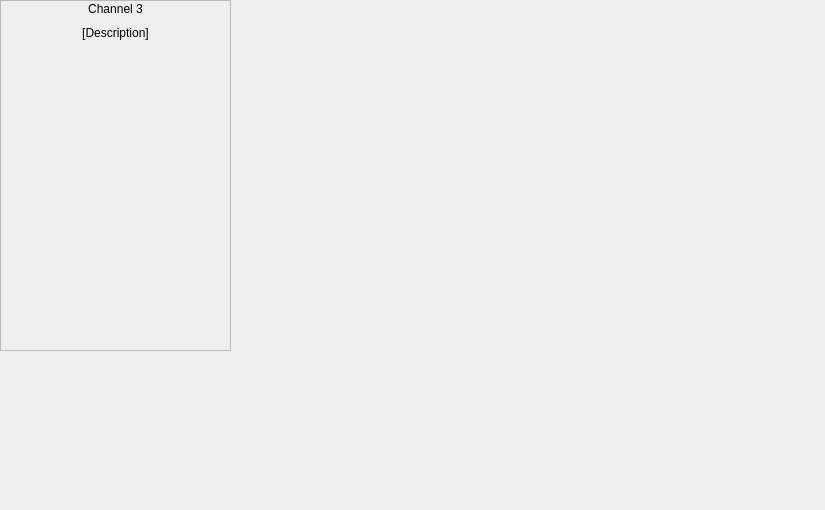
<?xml version="1.0" encoding="UTF-8"?>
<ui version="4.0">
 <class>channel_3</class>
 <widget class="QWidget" name="channel_3">
  <property name="geometry">
   <rect>
    <x>0</x>
    <y>0</y>
    <width>825</width>
    <height>510</height>
   </rect>
  </property>
  <property name="windowTitle">
   <string>Form</string>
  </property>
  <widget class="QFrame" name="frame">
   <property name="geometry">
    <rect>
     <x>0</x>
     <y>0</y>
     <width>231</width>
     <height>351</height>
    </rect>
   </property>
   <property name="frameShape">
    <enum>QFrame::StyledPanel</enum>
   </property>
   <property name="frameShadow">
    <enum>QFrame::Raised</enum>
   </property>
   <widget class="QSplitter" name="splitter">
    <property name="geometry">
     <rect>
      <x>0</x>
      <y>50</y>
      <width>231</width>
      <height>301</height>
     </rect>
    </property>
    <property name="orientation">
     <enum>Qt::Vertical</enum>
    </property>
    <widget class="channel_widget" name="widget" native="true"/>
   </widget>
   <widget class="QWidget" name="layoutWidget">
    <property name="geometry">
     <rect>
      <x>0</x>
      <y>0</y>
      <width>231</width>
      <height>42</height>
     </rect>
    </property>
    <layout class="QVBoxLayout" name="verticalLayout">
     <item>
      <widget class="QLabel" name="label_channel_number">
       <property name="text">
        <string>Channel 3</string>
       </property>
       <property name="alignment">
        <set>Qt::AlignCenter</set>
       </property>
      </widget>
     </item>
     <item>
      <widget class="QLabel" name="label_description">
       <property name="text">
        <string>[Description]</string>
       </property>
       <property name="alignment">
        <set>Qt::AlignCenter</set>
       </property>
      </widget>
     </item>
    </layout>
   </widget>
  </widget>
 </widget>
 <customwidgets>
  <customwidget>
   <class>channel_widget</class>
   <extends>QWidget</extends>
   <header>.channel_widget</header>
   <container>1</container>
  </customwidget>
 </customwidgets>
 <resources/>
 <connections/>
</ui>
